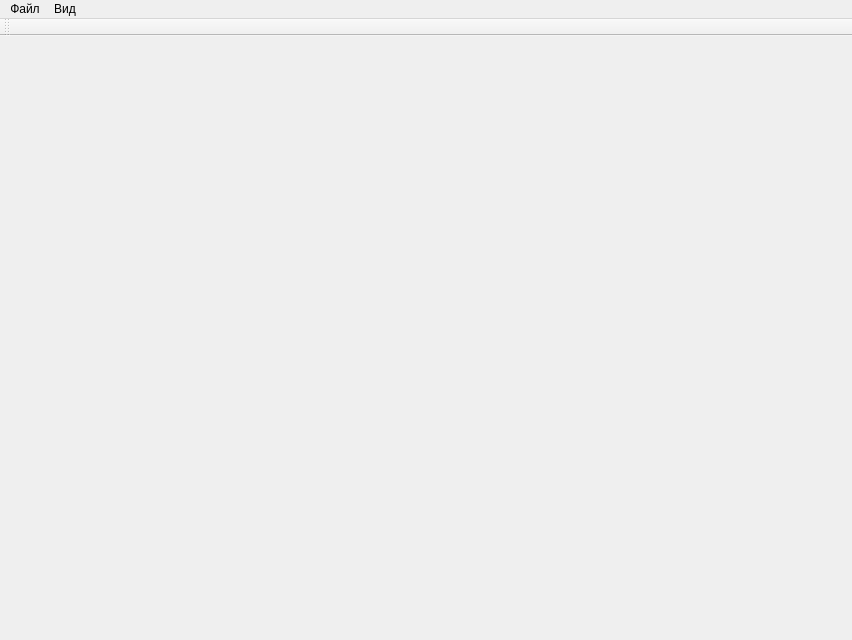
<?xml version="1.0" encoding="UTF-8"?>
<ui version="4.0">
 <class>MainWindow</class>
 <widget class="QMainWindow" name="MainWindow">
  <property name="enabled">
   <bool>true</bool>
  </property>
  <property name="geometry">
   <rect>
    <x>0</x>
    <y>0</y>
    <width>852</width>
    <height>640</height>
   </rect>
  </property>
  <property name="sizePolicy">
   <sizepolicy hsizetype="Preferred" vsizetype="Preferred">
    <horstretch>0</horstretch>
    <verstretch>0</verstretch>
   </sizepolicy>
  </property>
  <property name="minimumSize">
   <size>
    <width>0</width>
    <height>0</height>
   </size>
  </property>
  <property name="maximumSize">
   <size>
    <width>16777215</width>
    <height>16777215</height>
   </size>
  </property>
  <property name="cursor">
   <cursorShape>CrossCursor</cursorShape>
  </property>
  <property name="windowTitle">
   <string>MainWindow</string>
  </property>
  <property name="styleSheet">
   <string notr="true"/>
  </property>
  <property name="toolButtonStyle">
   <enum>Qt::ToolButtonIconOnly</enum>
  </property>
  <widget class="QWidget" name="centralwidget"/>
  <widget class="QMenuBar" name="menubar">
   <property name="geometry">
    <rect>
     <x>0</x>
     <y>0</y>
     <width>852</width>
     <height>22</height>
    </rect>
   </property>
   <widget class="QMenu" name="menu">
    <property name="title">
     <string>Файл</string>
    </property>
    <addaction name="action_save"/>
    <addaction name="action_open"/>
    <addaction name="action_files_history"/>
    <addaction name="separator"/>
    <addaction name="action_clear"/>
    <addaction name="separator"/>
    <addaction name="action_quit"/>
   </widget>
   <widget class="QMenu" name="menu_2">
    <property name="title">
     <string>Вид</string>
    </property>
    <addaction name="action_full_screen"/>
    <addaction name="action_show_as_window"/>
   </widget>
   <addaction name="menu"/>
   <addaction name="menu_2"/>
  </widget>
  <widget class="QToolBar" name="tool_bar">
   <property name="windowTitle">
    <string>toolBar</string>
   </property>
   <attribute name="toolBarArea">
    <enum>TopToolBarArea</enum>
   </attribute>
   <attribute name="toolBarBreak">
    <bool>false</bool>
   </attribute>
  </widget>
  <action name="action_save">
   <property name="text">
    <string>Сохранить</string>
   </property>
  </action>
  <action name="action_open">
   <property name="text">
    <string>Открыть</string>
   </property>
  </action>
  <action name="action">
   <property name="text">
    <string>Очистить</string>
   </property>
  </action>
  <action name="action_clear">
   <property name="text">
    <string>Очистить</string>
   </property>
  </action>
  <action name="action_circle">
   <property name="text">
    <string>Круг</string>
   </property>
  </action>
  <action name="action_square">
   <property name="text">
    <string>Квадрат</string>
   </property>
  </action>
  <action name="action_triangle">
   <property name="text">
    <string>Треугольник</string>
   </property>
  </action>
  <action name="action_full_screen">
   <property name="text">
    <string>Полный экран</string>
   </property>
  </action>
  <action name="action_show_as_window">
   <property name="text">
    <string>В окне</string>
   </property>
  </action>
  <action name="action_quit">
   <property name="text">
    <string>Выйти</string>
   </property>
  </action>
  <action name="action_files_history">
   <property name="text">
    <string>История</string>
   </property>
  </action>
 </widget>
 <resources/>
 <connections/>
</ui>
